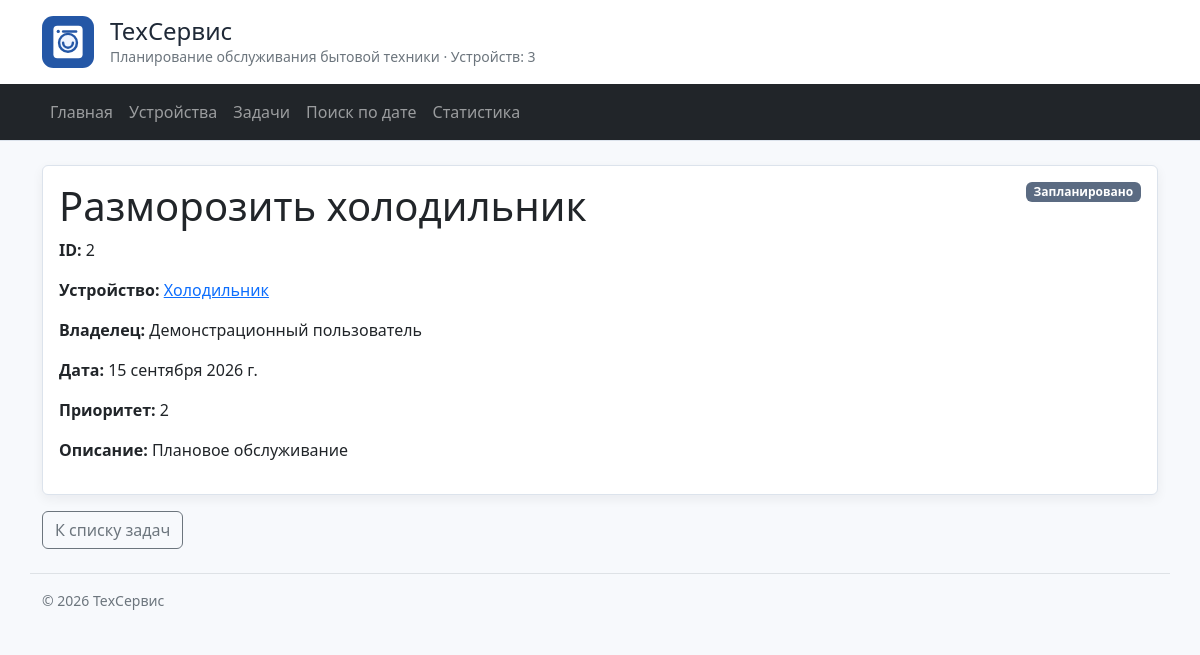
The app's page /tasks/2/ with its own data.
### maintenance_tasks/models.py (models this page shows, shortened)
class Task(models.Model):
    objects = TaskQuerySet.as_manager()
    class Status(models.TextChoices):
        PLANNED = "planned", "Запланирована"
        IN_PROGRESS = "in_progress", "В работе"
        COMPLETED = "completed", "Завершена"
        CANCELLED = "cancelled", "Отменена"
    owner = models.ForeignKey(
        "homepage.User",
        verbose_name="Владелец",
        on_delete=models.PROTECT,
        related_name="tasks",
    )
    device = models.ForeignKey(
        "devices.Device",
        verbose_name="Устройство",
        on_delete=models.PROTECT,
        related_name="tasks",
    )
    title = models.CharField(verbose_name="Название", max_length=200)
    scheduled_date = models.DateField(
        verbose_name="Дата выполнения", db_index=True
    )
    description = models.TextField(verbose_name="Описание", blank=True)
    priority = models.PositiveSmallIntegerField(
        verbose_name="Приоритет",
        default=2,
        validators=[MinValueValidator(1), MaxValueValidator(3)],
    )
    status = models.CharField(
        verbose_name="Статус",
        max_length=20,
        choices=Status.choices,
        default=Status.PLANNED,
    )
    completed_at = models.DateTimeField(
        verbose_name="Дата завершения", null=True, blank=True
    )
    class Meta:
        verbose_name = "Задача"
        verbose_name_plural = "Задачи обслуживания"
        ordering = ["scheduled_date", "pk"]
        constraints = [
            models.CheckConstraint(
                condition=models.Q(priority__gte=1, priority__lte=3),
                name="valid_task_priority",
            ),
            models.CheckConstraint(
                condition=models.Q(
                    status__in=[
                        "planned",
                        "in_progress",
                        "completed",
                        "cancelled",
                    ]
                ),
                name="valid_task_status",
            ),
        ]

### devices/models.py (models this page shows, shortened)
class Device(models.Model):
    slug = models.SlugField(
        "Адрес страницы", unique=True, default=device_slug, editable=False
    )
    owner = models.ForeignKey(
        "homepage.User",
        verbose_name="Владелец",
        on_delete=models.PROTECT,
        related_name="devices",
    )
    name = models.CharField(verbose_name="Название", max_length=200)
    category = models.CharField(verbose_name="Категория", max_length=100)
    brand = models.CharField(verbose_name="Бренд", max_length=100, blank=True)
    model = models.CharField(verbose_name="Модель", max_length=100, blank=True)
    serial_number = models.CharField(
        verbose_name="Серийный номер", max_length=100, blank=True
    )
    last_service_date = models.DateField(
        verbose_name="Последнее обслуживание", null=True, blank=True
    )
    service_interval_days = models.PositiveIntegerField(
        verbose_name="Интервал обслуживания в днях",
        default=180,
        validators=[MinValueValidator(1)],
    )
    notes = models.TextField(verbose_name="Примечания", blank=True)
    class Meta:
        verbose_name = "Устройство"
        verbose_name_plural = "Устройства"
        ordering = ["name", "pk"]
        constraints = [
            models.CheckConstraint(
                condition=models.Q(service_interval_days__gt=0),
                name="positive_service_interval",
            )
        ]

### homepage/models.py (models this page shows, shortened)
class User(models.Model):
    name = models.CharField(verbose_name="Имя", max_length=150)
    email = models.EmailField(verbose_name="Электронная почта", unique=True)
    role = models.CharField(
        verbose_name="Роль",
        max_length=10,
        choices=[("user", "Пользователь"), ("admin", "Администратор")],
        default="user",
    )
    class Meta:
        verbose_name = "Пользователь"
        verbose_name_plural = "Пользователи"
        ordering = ["name", "pk"]
        constraints = [
            models.CheckConstraint(
                condition=models.Q(role__in=["user", "admin"]),
                name="valid_user_role",
            )
        ]

### maintenance_tasks/views.py (the view)
# urls.py: path("<int:task_id>/", views.task_detail, name="detail"),
def task_detail(
    request: HttpRequest,
    task_id: int,
) -> HttpResponse:
    task = find_task(task_id)
    return render(
        request,
        "maintenance_tasks/task_detail.html",
        {"task": task},
        status=404 if task is None else 200,
    )

### homepage/context_processors.py (called while the page is built)
def site_context(request) -> dict:
    return {"site_name": "ТехСервис", "device_count": Device.objects.count()}

### maintenance_tasks/models.py (called while the page is built)
    def with_related(self):
        return self.select_related("device", "owner")

### maintenance_web/queries.py (called while the page is built)
def list_tasks() -> QuerySet:
    return Task.objects.with_related()

def find_task(task_id: int) -> Task | None:
    return list_tasks().filter(pk=task_id).first()

### maintenance_tasks/templates/maintenance_tasks/task_detail.html (shortened to what this page needs)
{% extends "base.html" %}
{% block content %}
    {% if task %}
        <div class="card detail-card">
            <div class="card-body">
                <div class="d-flex justify-content-between gap-3">
                    <h1 class="card-title">{{ task.title }}</h1>
                    {% include "maintenance_tasks/includes/task_status.html" %}
                </div>
                <p><strong>ID:</strong> {{ task.id }}</p>
                <p>
                    <strong>Устройство:</strong>
                    <a href="{% url 'devices:detail' task.device_id %}">
                        {{ task.device.name }}
                    </a>
                </p>
                <p><strong>Владелец:</strong> {{ task.owner.name }}</p>
                <p>
                    <strong>Дата:</strong>
                    {{ task.scheduled_date }}
                </p>
                <p><strong>Приоритет:</strong> {{ task.priority }}</p>
                <p>
                    <strong>Описание:</strong>
                    {{ task.description|default:"не указано" }}
                </p>
            </div>
        </div>
    {% else %}
        <h1 class="text-danger">Задача не найдена</h1>
        <p>Задача с указанным идентификатором отсутствует.</p>
    {% endif %}
    <a
        href="{% url 'maintenance_tasks:list' %}"
        class="btn btn-outline-secondary mt-3"
    >
        К списку задач
    </a>
{% endblock %}

### homepage/static/homepage/css/style.css (style rules this page uses)
:root { --service-blue: #2457a6; --service-blue-soft: #eef4ff; --service-border: #dce3ec; }
body { min-height: 100vh; background: #f7f9fc; color: #1f2937; }
.device-card, .task-card, .detail-card { border-color: var(--service-border); box-shadow: 0 0.25rem 0.75rem rgb(15 23 42 / 6%); }

### records on screen
Task: title "Разморозить холодильник", id "2", device.name "Холодильник", owner.name "Демонстрационный пользователь", scheduled_date "15 сентября 2026 г.", priority "2", description "Плановое обслуживание"

### other values on screen
{{ site_name }} "ТехСервис"
{{ device_count }} "3"
